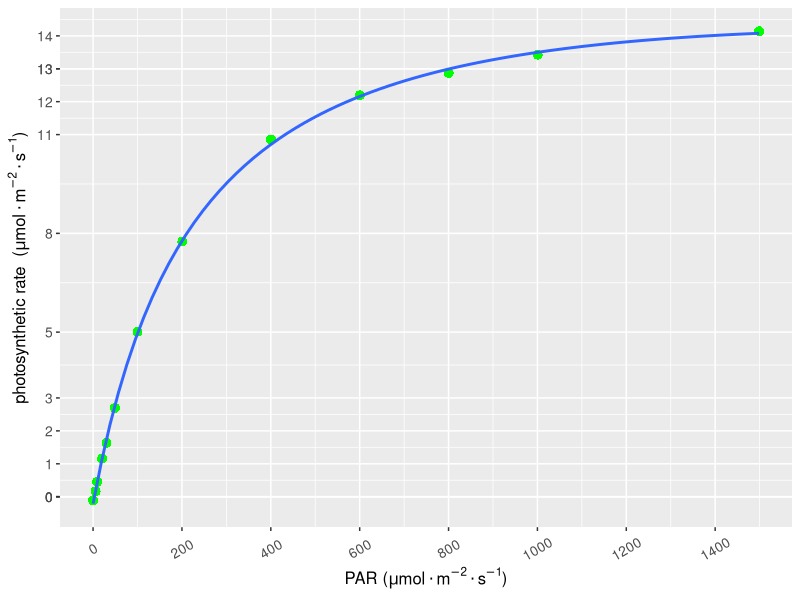

Reproduce this figure in R.
## ---- chunk 1
library(minpack.lm)

# 读取数据，同fitaci数据格式
lrc <- read.csv("./data/lrc.csv")
lrc <- subset(lrc, Obs > 0)

# 光响应曲线没有太多参数，
# 直接调出相应的光强和光合速率
# 方便后面调用
lrc_Q <- lrc$PARi
lrc_A <- lrc$Photo 

# 模型的拟合
lrcnls <- nlsLM(lrc_A ~ alpha * ((1 - 
              beta*lrc_Q)/(1 + gamma * lrc_Q)) * lrc_Q - Rd,
                start=list(alpha = 0.07, beta = 0.00005,
                           gamma=0.004, Rd = 0.2)
                )
fitlrc_mrec <- summary(lrcnls)

# 饱和点计算
Isat <-  (sqrt((fitlrc_mrec$coef[2,1] + fitlrc_mrec$coef[3,1])/
              fitlrc_mrec$coef[2,1]) -1)/fitlrc_mrec$coef[3,1]
# 补偿点计算
Ic <- (
  -(fitlrc_mrec$coef[3, 1] * fitlrc_mrec$coef[4, 1] - 
  fitlrc_mrec$coef[1, 1]) - sqrt((fitlrc_mrec$coef[3, 1] * 
  fitlrc_mrec$coef[4, 1] - fitlrc_mrec$coef[1, 1])^2- 
  (4 * fitlrc_mrec$coef[1, 1] * fitlrc_mrec$coef[2, 1] * 
  fitlrc_mrec$coef[4, 1])))/
  (2*fitlrc_mrec$coef[1,1]*fitlrc_mrec$coef[2,1])

## 拟合图形
library(ggplot2)
light <- data.frame(lrc_Q = lrc$PARi, lrc_A = lrc$Photo)

p <- ggplot(light, aes(x = lrc_Q, y = lrc_A))

p1 <- p + 
  geom_point(shape = 16, size = 3, color = "green") + 
  geom_smooth(method="nls", formula = 
   y ~ alpha * ((1 - 
              beta*x)/(1 + gamma * x)) * x - Rd, 
    se = FALSE, method.args = list(
    start = c(alpha = 0.07, beta = 0.00005,
              gamma=0.004, Rd = 0.2), 
    aes(x =lrc_Q, y = lrc_A, 
    color='blue', size = 1.2))
  ) +
  labs(y=expression(paste("photosynthetic rate  ", 
          "(", mu, mol%.%m^-2%.%s^-1, ")")), 
       x=expression(paste("PAR ", 
           "(", mu, mol%.%m^-2%.%s^-1, ")")))


# 自定义坐标轴
p1 + scale_x_continuous(breaks = seq(0, 2100, by = 200)) +  
  scale_y_continuous(breaks= round(light$lrc_A)) +
   theme(axis.text.x  = element_text(
    size = 10, angle=30, vjust=0.5), 
    axis.text.y = element_text(size = 10),
    axis.title.x = element_text(size = 12, face = 'bold'),
    axis.title.y = element_text(size = 12, face = 'bold')
  )
## ---- chunk 2
knitr::kable(
fitlrc_mrec$coef, booktabs = TRUE,
caption = '直角双曲线修正模型计算参数'
)
